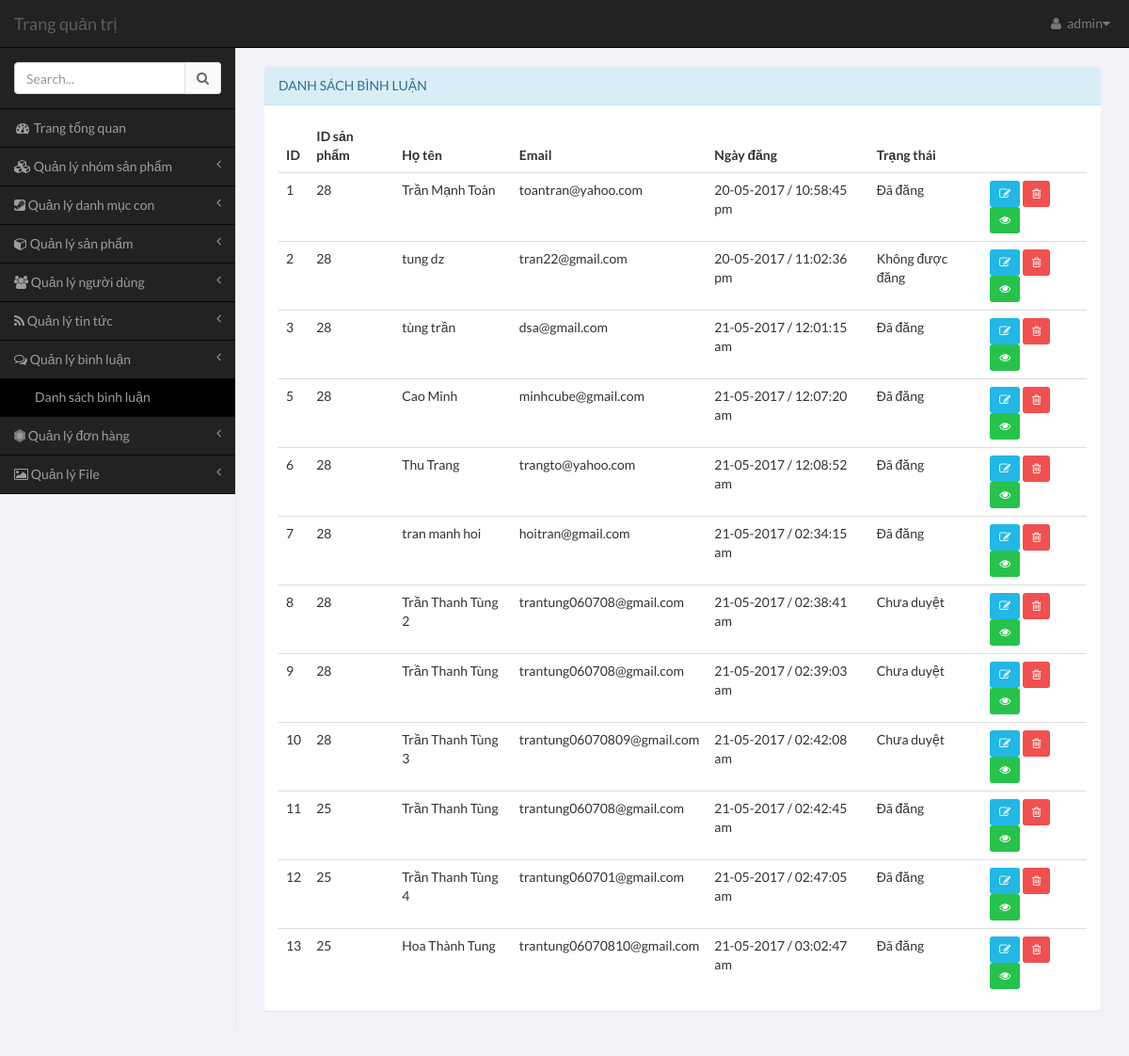
The app's page /admin/pages/index.php?module=comment&action=list (signed in) with its own data.
### tables this page shows
CREATE TABLE `product_comment` (
  `id` int(11) NOT NULL,
  `product_id` int(11) NOT NULL,
  `name` varchar(255) NOT NULL,
  `email` varchar(255) DEFAULT NULL,
  `comment` text NOT NULL,
  `written_date` int(11) DEFAULT NULL,
  `status` tinyint(4) DEFAULT '0'
);

### common/database.php (called while the page is built, shortened)
<?php
$mysqli = mysqli_connect(DB_HOST, DB_USER, DB_PASS, DB_NAME);
mysqli_set_charset($mysqli,"utf8");
function get_all($table,$fiels_name = false,$field_val = false,$limit = false){
	global $mysqli;
	$data = [];
	$sql = "SELECT * FROM $table";
	$res = mysqli_query($mysqli,$sql);
	if ($res && mysqli_num_rows($res)) {
		while ($row = mysqli_fetch_assoc($res)) {
			$data[] = $row;
		}
	}
	return $data;
}
function phan_trang($table,$fiels_name = false,$field_val = false,$start,$limit){
	global $mysqli;
	$data = [];
	$sql = "SELECT * FROM $table ";
	if ($limit) {
		$sql .= " LIMIT $start,$limit";
	}
	$res = mysqli_query($mysqli,$sql);
	if ($res && mysqli_num_rows($res)) {
		while ($row = mysqli_fetch_assoc($res)) {
			$data[] = $row;
		}
	}
	return $data;
}
?>

### admin/pages/modules/comment/list.php (the view, shortened to what this page needs)
<?php
$total_page = get_count('product_comment');
$show_page = 12;
$num_page = ceil($total_page/$show_page);
$comment = get_all('product_comment');
$get_page = isset($_GET['page']) ? $_GET['page'] : 1;
$start = $show_page*($get_page - 1);
if ($num_page > 1) {
  $comment = phan_trang('product_comment',false,false,$start,$show_page);
}
?>
<div class="row" >
		<div class="col-xs-12">
			<section class="panel panel-info" style="margin-top: 20px;">
			                              <header class="panel-heading">
			                                  Danh sách bình luận
			                            </header>
			                            <div class="panel-body table-responsive">
			                                <table class="table table-hover">
			                                  <thead>
			                                    <tr>
			                                      <th>ID</th>
			                                      <th>ID sản phẩm</th>
			                                      <th>Họ tên</th>
			                                      <th>Email</th>
			                                      <th>Ngày đăng</th>
			                                      <th>Trạng thái</th>
			                                      <th></th>
			                                  </tr>
			                              </thead>
			                              <tbody>
			                                <?php if($comment) :
			                                    foreach ($comment as $row) :
			                                ?>
			                                <tr>
			                                    <td><?php echo $row['id']; ?></td>
			                                    <td><?php echo $row['product_id']; ?></td>
			                                    <td><?php echo $row['name']; ?></td>
			                                    <td><?php echo $row['email']; ?></td>
			                                    <td><?php echo date('d-m-Y / h:i:s a',$row['written_date']); ?></td>
			                                    <?php if($row['status'] == 1){
			                                                  $st = 'Đã đăng' ;
			                                                }else if($row['status'] == 2){
			                                                  $st ='Không được đăng' ;
			                                                }else {
			                                                	$st ='Chưa duyệt' ;
			                                                	} ?>
			                                        <td><?php echo $st ?></td>
			                                  <td>
			                                      <a href="<?php to('comment','edit',$row['id']) ?>" type="button" class="btn btn-sm btn-info" title="Sửa">
			                                          <i class="fa fa-pencil-square-o"></i>
			                                      </a>
			                                      <a href="<?php to('comment','delete',$row['id']) ?>" title="Xóa" type="button" class="btn btn-sm btn-danger" onclick="return confirm('Are you sure ? ')">
			                                          <i class="fa fa-trash-o" ></i>
			                                      </a>
			                                      <a href="<?php to('comment','view',$row['id']) ?>" type="button" class="btn btn-sm btn-success" title="Xem chi tiết">
			                                          <i class="fa fa-eye" ></i>
			                                      </a>
			                                  </td>
			                              </tr>
			                                <?php endforeach; endif; ?>
			                                </tbody>
			                            </table>
                      </div>
			                            </section>
		</div>
</div>

### records on screen
product_comment: id "1", product "28", name "Trần Mạnh Toàn", email "toantran@yahoo.com", written_date "20-05-2017 / 10:58:45 pm", status "Đã đăng"
product_comment: id "2", product "28", name "tung dz", email "tran22@gmail.com", written_date "20-05-2017 / 11:02:36 pm", status "Không được đăng"
product_comment: id "3", product "28", name "tùng trần", email "dsa@gmail.com", written_date "21-05-2017 / 12:01:15 am", status "Đã đăng"
product_comment: id "5", product "28", name "Cao Minh", email "minhcube@gmail.com", written_date "21-05-2017 / 12:07:20 am", status "Đã đăng"
product_comment: id "6", product "28", name "Thu Trang", email "trangto@yahoo.com", written_date "21-05-2017 / 12:08:52 am", status "Đã đăng"
product_comment: id "7", product "28", name "tran manh hoi", email "hoitran@gmail.com", written_date "21-05-2017 / 02:34:15 am", status "Đã đăng"
product_comment: id "8", product "28", name "Trần Thanh Tùng 2", email "trantung060708@gmail.com", written_date "21-05-2017 / 02:38:41 am", status "Chưa duyệt"
product_comment: id "9", product "28", name "Trần Thanh Tùng", email "trantung060708@gmail.com", written_date "21-05-2017 / 02:39:03 am", status "Chưa duyệt"
product_comment: id "10", product "28", name "Trần Thanh Tùng 3", email "trantung06070809@gmail.com", written_date "21-05-2017 / 02:42:08 am", status "Chưa duyệt"
product_comment: id "11", product "25", name "Trần Thanh Tùng", email "trantung060708@gmail.com", written_date "21-05-2017 / 02:42:45 am", status "Đã đăng"
product_comment: id "12", product "25", name "Trần Thanh Tùng 4", email "trantung060701@gmail.com", written_date "21-05-2017 / 02:47:05 am", status "Đã đăng"
product_comment: id "13", product "25", name "Hoa Thành Tung", email "trantung06070810@gmail.com", written_date "21-05-2017 / 03:02:47 am", status "Đã đăng"

### other values on screen
$user['username'] "admin"
